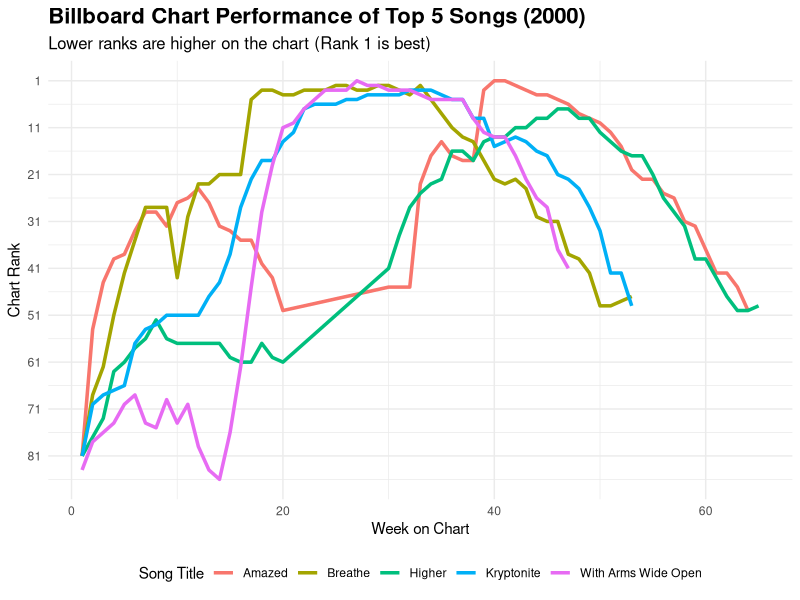

This chart was generated by the following R code:
## ---- chunk 1
suppressPackageStartupMessages(library(tidyverse))
library(tidyr)

# Load the dataset
data("billboard", package = "tidyr")

# Tidy the dataset: convert wide week columns into long format
billboard_long <- billboard %>%
  pivot_longer(cols = starts_with("wk"),
               names_to = "week",
               values_to = "rank",
               values_drop_na = TRUE) %>%
  mutate(week = parse_number(week))

# Choose top 5 songs by number of weeks on chart
top_songs <- billboard_long %>%
  count(track, sort = TRUE) %>%
  slice_max(n, n = 5) %>%
  pull(track)

# Plot chart ranking over time
ggplot(filter(billboard_long, track %in% top_songs),
       aes(x = week, y = rank, color = track)) +
  geom_line(linewidth = 1.2) +
  scale_y_reverse(breaks = seq(1, 100, by = 10)) +  # Rank 1 is best
  labs(
    title = "Billboard Chart Performance of Top 5 Songs (2000)",
    subtitle = "Lower ranks are higher on the chart (Rank 1 is best)",
    x = "Week on Chart",
    y = "Chart Rank",
    color = "Song Title"
  ) +
  theme_minimal() +
  theme(
    plot.title = element_text(face = "bold", size = 16),
    plot.subtitle = element_text(size = 12),
    legend.position = "bottom"
  )
